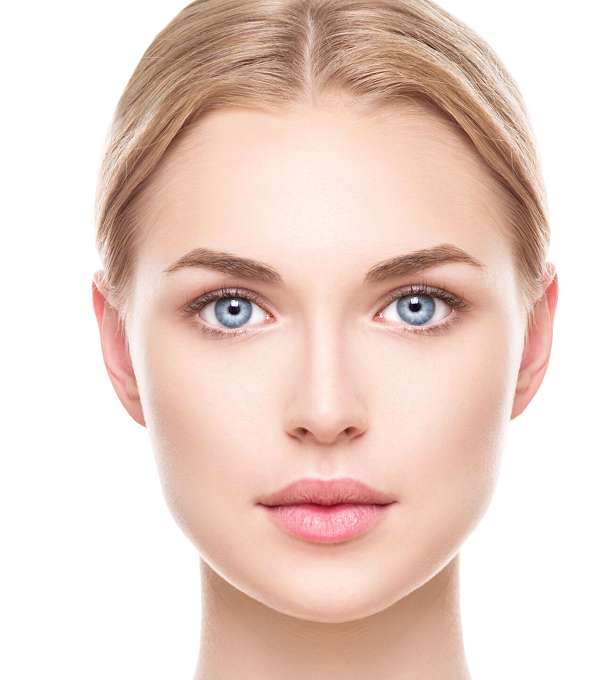
#> input picture face.png, 600 x 680 px, found by its file name
$ python Clustring_Img.py
#> lines starting #> are read from the running program, lines starting #| are printed output that depends on the picture
import cv2 as cv
from matplotlib import pyplot as plt
from sklearn.cluster import KMeans

img = cv.imread("F:\\ML\\ML 6\\ML 06\\face.png", cv.IMREAD_GRAYSCALE)
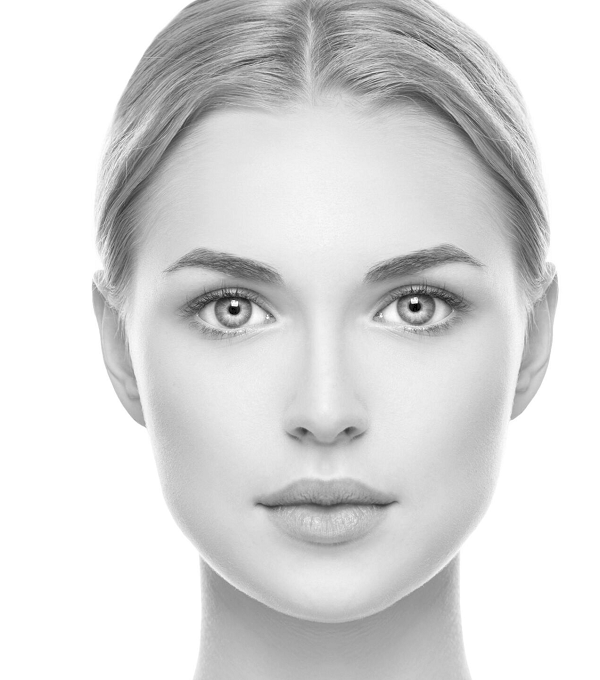
#> img: shape (680, 600); min 0, max 255, mean 217.3

vector_image = img.reshape(-1, 1)

model = KMeans(n_clusters=8)
model.fit(vector_image)
pred = model.predict(vector_image)

plt.subplot(2,2,1)
plt.imshow(img, cmap="gray")

plt.subplot(2,2,3)
plt.hist(img.ravel(), bins=256)

plt.subplot(2,2,2)
plt.imshow(pred.reshape(img.shape), cmap="gray")

plt.subplot(2,2,4)
plt.hist(pred, bins=256)


plt.show()
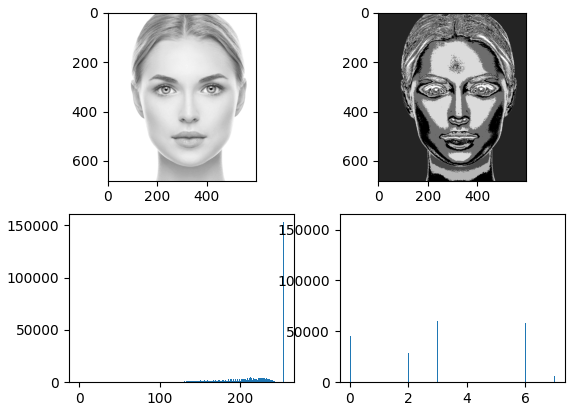
#> figure drawn by matplotlib, 4 panels; panel 2: tallest bar 152885 high, from x = 254 to 255; panel 4: tallest bar 157277 high, from x = 0.984 to 1.01

$ run again, with 1.png copied over face.png
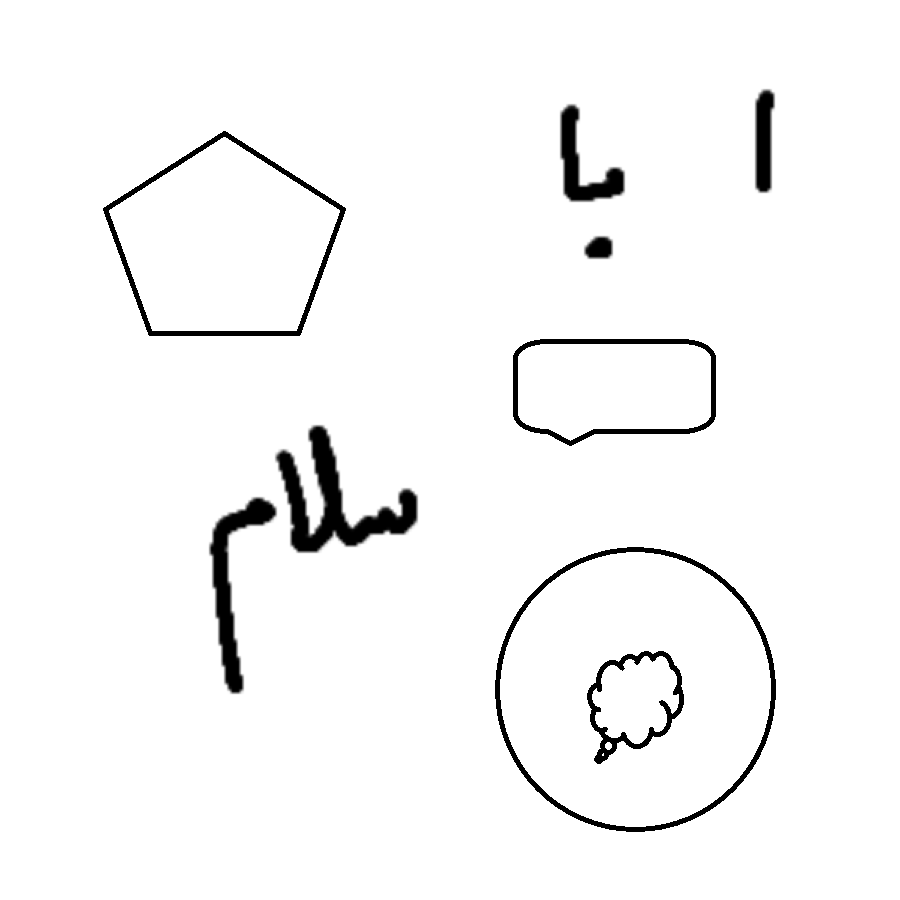
#> input picture 1.png, 900 x 900 px, found by its file name
#> img is the input picture: shape (900, 900); min 0, max 255, mean 246.6
#> `plt.show()`:
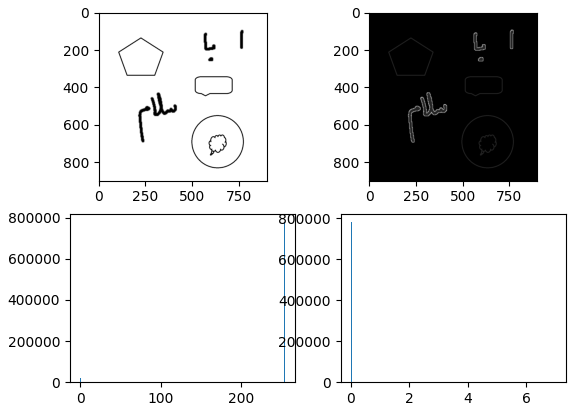
#> figure drawn by matplotlib, 4 panels; panel 2: tallest bar 778526 high, from x = 254 to 255; panel 4: tallest bar 780730 high, from x = 0 to 0.0273
